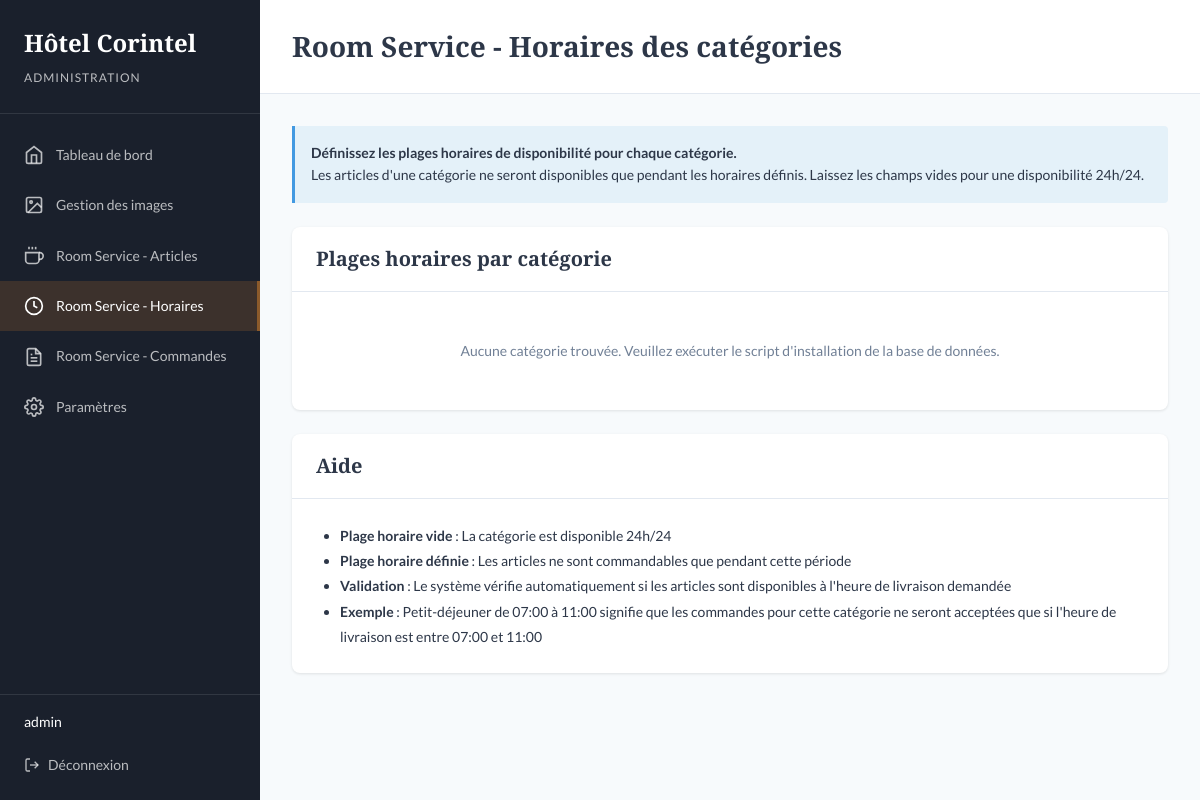
/admin/room-service-categories.php (signed in), run on an earlier commit of the app's database.
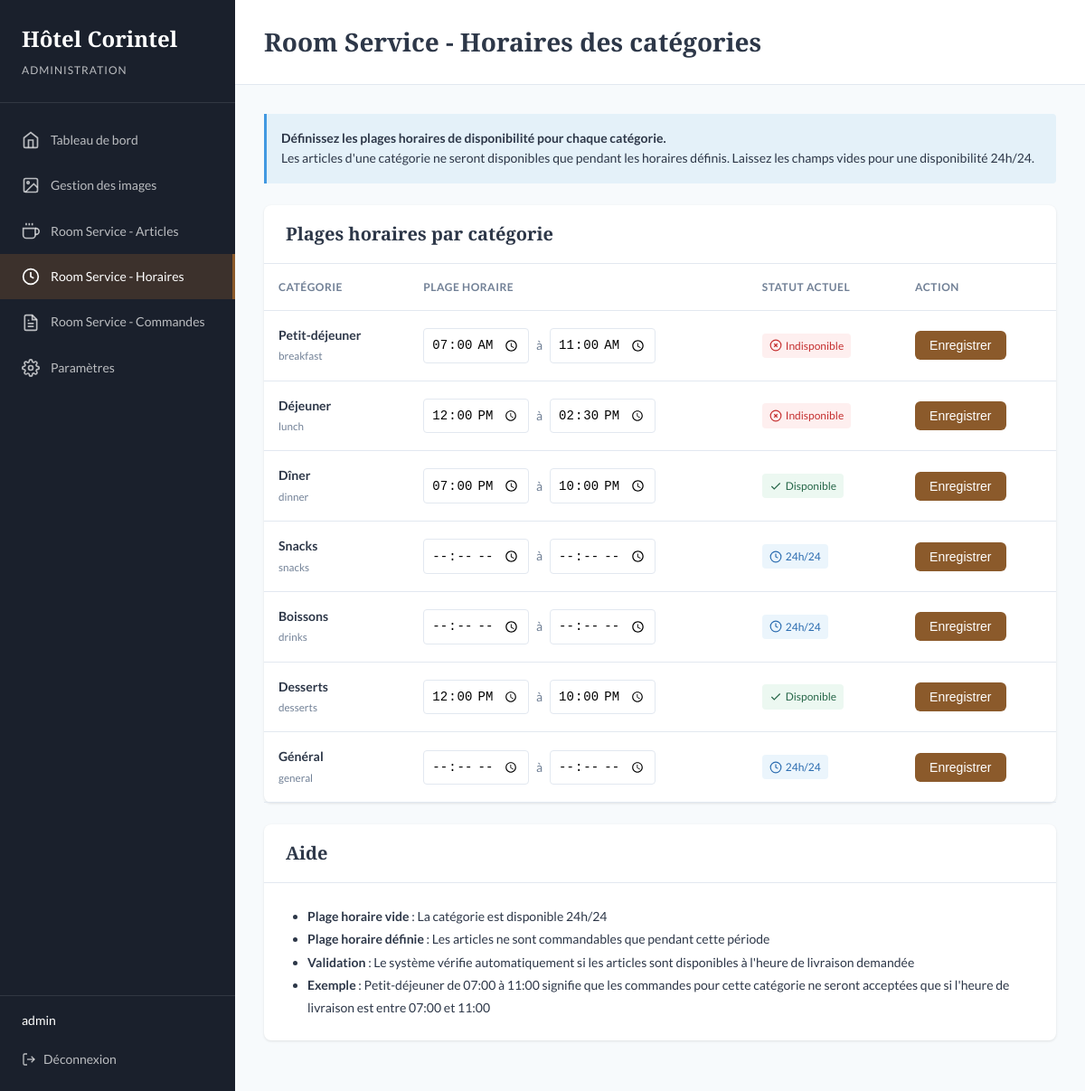
And on a later commit of the database.
### tables this page shows
CREATE TABLE IF NOT EXISTS room_service_categories (
    id INT AUTO_INCREMENT PRIMARY KEY,
    code VARCHAR(50) NOT NULL UNIQUE,
    name VARCHAR(100) NOT NULL,
    time_start TIME DEFAULT NULL COMMENT 'NULL means always available',
    time_end TIME DEFAULT NULL COMMENT 'NULL means always available',
    is_active BOOLEAN DEFAULT 1,
    position INT DEFAULT 0,
    created_at DATETIME DEFAULT CURRENT_TIMESTAMP,
    updated_at DATETIME DEFAULT CURRENT_TIMESTAMP ON UPDATE CURRENT_TIMESTAMP,
    INDEX idx_code (code),
    INDEX idx_active (is_active),
    INDEX idx_position (position)
);

### includes/auth.php (called while the page is built, shortened)
<?php
function getCurrentAdmin(): ?array {
    $pdo = getDatabase();
    $stmt = $pdo->prepare('SELECT id, username, email, last_login FROM admins WHERE id = ?');
    $stmt->execute([$_SESSION['admin_id']]);
    return $stmt->fetch() ?: null;
}

### includes/functions.php (called while the page is built, shortened)
<?php
function h(string $string): string {
    return htmlspecialchars($string, ENT_QUOTES, 'UTF-8');
}
function getRoomServiceCategoriesAll(): array {
    try {
        $pdo = getDatabase();
        $stmt = $pdo->query('SELECT * FROM room_service_categories ORDER BY position ASC');
        return $stmt->fetchAll(PDO::FETCH_ASSOC);
    } catch (PDOException $e) {
        return [];
    }
}
function getRoomServiceCategoryByCode(string $code): ?array {
    $pdo = getDatabase();
    $stmt = $pdo->prepare('SELECT * FROM room_service_categories WHERE code = ?');
    $stmt->execute([$code]);
    return $stmt->fetch(PDO::FETCH_ASSOC) ?: null;
}
function isCategoryAvailable(string $code, ?string $checkTime = null): bool {
    $category = getRoomServiceCategoryByCode($code);
    if (empty($category['time_start']) || empty($category['time_end'])) {
        return true;
    }
    $time = $checkTime ? strtotime($checkTime) : time();
    $currentTime = date('H:i', $time);
    $start = substr($category['time_start'], 0, 5);
    $end = substr($category['time_end'], 0, 5);
    return $currentTime >= $start && $currentTime <= $end;
}
function getCategoryAvailabilityInfo(string $code): array {
    $category = getRoomServiceCategoryByCode($code);
    $isAvailable = isCategoryAvailable($code);
    $timeStart = $category['time_start'] ? substr($category['time_start'], 0, 5) : null;
    $timeEnd = $category['time_end'] ? substr($category['time_end'], 0, 5) : null;
    if (!$timeStart || !$timeEnd) {
        $message = 'Disponible 24h/24';
    } elseif ($isAvailable) {
        $message = "Disponible ({$timeStart} - {$timeEnd})";
    } else {
        $message = "Disponible de {$timeStart} à {$timeEnd}";
    }
    return [
        'available' => $isAvailable,
        'time_start' => $timeStart,
        'time_end' => $timeEnd,
        'message' => $message
    ];
}

### admin/room-service-categories.php (the view, shortened to what the rows shown need)
<?php
require_once __DIR__ . '/../includes/auth.php';
require_once __DIR__ . '/../includes/functions.php';
$admin = getCurrentAdmin();
$categories = getRoomServiceCategoriesAll();
?>
<!DOCTYPE html>
<html lang="fr">
<head>
    <link rel="stylesheet" href="admin-style.css">
</head>
<body>
    <div class="admin-layout">
        <aside class="admin-sidebar">
            <div class="sidebar-header">
                <h2>Hôtel Corintel</h2>
            </div>
            <div class="sidebar-footer">
                <div class="user-info">
                    <span class="user-name"><?= h($admin['username']) ?></span>
                </div>
            </div>
        </aside>
        <main class="admin-main">
            <header class="admin-header">
                <h1>Room Service - Horaires des catégories</h1>
            </header>
            <div class="admin-content">
                <div class="card">
                    <div class="card-header">
                        <h2>Plages horaires par catégorie</h2>
                    </div>
                    <div class="card-body" style="padding: 0;">
                        <?php if (empty($categories)): ?>
                            <p class="empty-state">Aucune catégorie trouvée. Veuillez exécuter le script d'installation de la base de données.</p>
                        <?php else: ?>
                            <table class="categories-table">
                                <thead>
                                    <tr>
                                        <th>Catégorie</th>
                                        <th>Plage horaire</th>
                                        <th>Statut actuel</th>
                                        <th>Action</th>
                                    </tr>
                                </thead>
                                <tbody>
                                    <?php foreach ($categories as $category): ?>
                                        <?php
                                        $availability = getCategoryAvailabilityInfo($category['code']);
                                        $timeStart = $category['time_start'] ? substr($category['time_start'], 0, 5) : '';
                                        $timeEnd = $category['time_end'] ? substr($category['time_end'], 0, 5) : '';
                                        ?>
                                        <tr>
                                            <td>
                                                <strong><?= h($category['name']) ?></strong>
                                                <br><small style="color: var(--admin-text-light);"><?= h($category['code']) ?></small>
                                            </td>
                                            <td>
                                                <form method="POST" class="time-form" id="form-<?= h($category['code']) ?>">
                                                    <div class="time-inputs">
                                                        <input type="time" name="time_start" value="<?= h($timeStart) ?>" placeholder="Début">
                                                        <span class="time-separator">à</span>
                                                        <input type="time" name="time_end" value="<?= h($timeEnd) ?>" placeholder="Fin">
                                                    </div>
                                                </form>
                                            </td>
                                            <td>
                                                <?php if (!$timeStart && !$timeEnd): ?>
                                                    <span class="availability-badge always">
                                                        <svg viewBox="0 0 24 24" fill="none" stroke="currentColor" stroke-width="2" style="width: 14px; height: 14px;">
                                                            <circle cx="12" cy="12" r="10"/>
                                                            <polyline points="12 6 12 12 16 14"/>
                                                        </svg>
                                                        24h/24
                                                    </span>
                                                <?php elseif ($availability['available']): ?>
                                                    <span class="availability-badge available">
                                                        <svg viewBox="0 0 24 24" fill="none" stroke="currentColor" stroke-width="2" style="width: 14px; height: 14px;">
                                                            <polyline points="20 6 9 17 4 12"/>
                                                        </svg>
                                                        Disponible
                                                    </span>
                                                <?php else: ?>
                                                    <span class="availability-badge unavailable">
                                                        <svg viewBox="0 0 24 24" fill="none" stroke="currentColor" stroke-width="2" style="width: 14px; height: 14px;">
                                                            <circle cx="12" cy="12" r="10"/>
                                                            <line x1="15" y1="9" x2="9" y2="15"/>
                                                            <line x1="9" y1="9" x2="15" y2="15"/>
                                                        </svg>
                                                        Indisponible
                                                    </span>
                                                <?php endif; ?>
                                            </td>
                                            <td>
                                                <button type="submit" form="form-<?= h($category['code']) ?>" class="btn btn-primary btn-save">
                                                    Enregistrer
                                                </button>
                                            </td>
                                        </tr>
                                    <?php endforeach; ?>
                                </tbody>
                            </table>
                        <?php endif; ?>
                    </div>
                </div>
                <div class="card">
                    <div class="card-header">
                        <h2>Aide</h2>
                    </div>
                </div>
            </div>
        </main>
    </div>
</body>
</html>

What changed in the data, as far as the page shows it:
added room_service_categories: name "Petit-déjeuner", code "breakfast", time_start "07:00", time_end "11:00", shows "Indisponible"
added room_service_categories: name "Déjeuner", code "lunch", time_start "12:00", time_end "14:30", shows "Indisponible"
added room_service_categories: name "Dîner", code "dinner", time_start "19:00", time_end "22:00", shows "Disponible"
added room_service_categories: name "Snacks", code "snacks", shows "24h/24"
added room_service_categories: name "Boissons", code "drinks", shows "24h/24"
added room_service_categories: name "Desserts", code "desserts", time_start "12:00", time_end "22:00", shows "Disponible"
added room_service_categories: name "Général", code "general", shows "24h/24"
Also different on the page:
text no longer shown: "Aucune catégorie trouvée. Veuillez exécuter le script d'installation de la base de données."
text now shown: "CATÉGORIE PLAGE HORAIRE STATUT ACTUEL ACTION"
